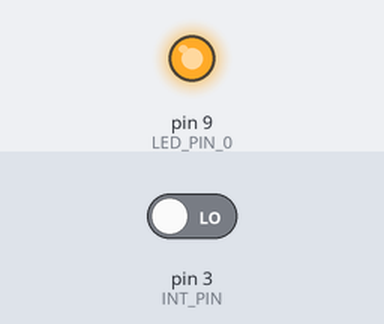
The sketch below on a simulated Arduino Uno, built with avr-gcc and run on an emulated ATmega328P. Parts: output pins drawn as LEDs (lit = HIGH). The inputs (shaded band) are chosen by the test bench; at power-on: pin 3 (INT_PIN) LOW.

Above: at 1.2 s.
1.3 s: pin 3 (INT_PIN) driven HIGH
At 3.8 s:
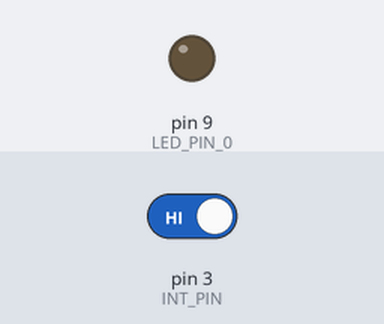
Timing chart, 0 to 10.8 s (numbered marks = the images above; inputs shaded):
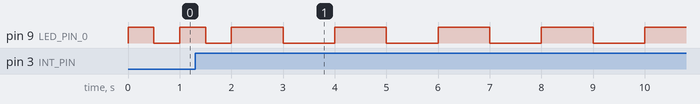

Measured:
- by itself, pin 9 (LED_PIN_0): repeats every 2.0 s: HIGH 1.0 s, LOW 1.0 s

The sketch:

Lab9_Ex1.ino
```cpp
#define LED_PIN_0 9
#define INT_PIN 3

int toggle=1;
int count=0;

void setup()
{
  pinMode(LED_PIN_0,OUTPUT);
  pinMode(INT_PIN,INPUT);
  attachInterrupt(digitalPinToInterrupt(INT_PIN),
                  ISR_Callback, RISING);
}

void loop()
{
  // 1 second
  if(count==0){
  digitalWrite(LED_PIN_0,HIGH);
  delay(500);
  digitalWrite(LED_PIN_0,LOW);
  delay(500);
  }
  // 2 second
  if(count==1){
  digitalWrite(LED_PIN_0,HIGH);
  delay(1000);
  digitalWrite(LED_PIN_0,LOW);
  delay(1000);
  }
  // 3 second
  if(count==2){
  digitalWrite(LED_PIN_0,HIGH);
  delay(1500);
  digitalWrite(LED_PIN_0,LOW);
  delay(1500);
  }
}

void ISR_Callback()
{
  count++;
  if(count>2){
    count=0;
  }
}
```
